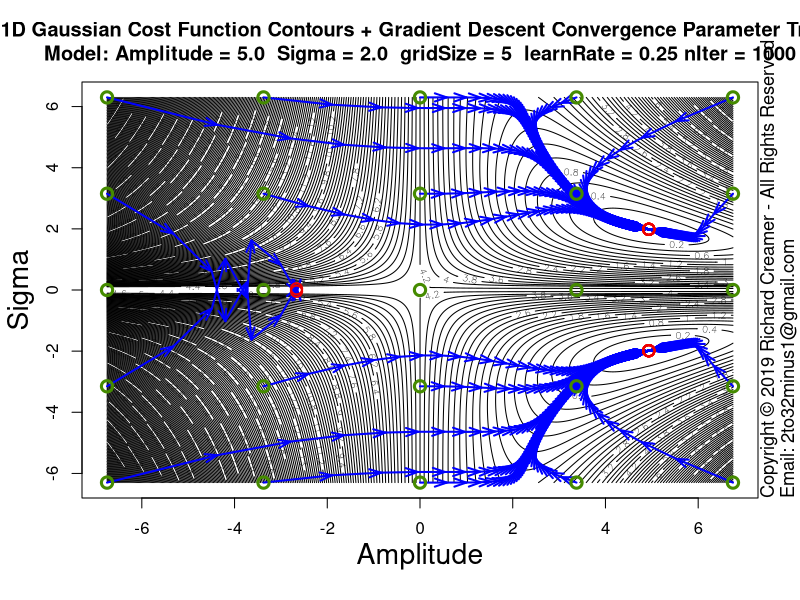

Generate this figure with R:
##############################################################
### Copyright (c) Richard Creamer 2019 - All Rights Reserved
### Inquiries: email 2to32minus1@gmail.com
##############################################################

### Globals
fontScale = 1.2    # Global font size variable
lf        = 1.2    # Enlarge font of plot labels
verbose   = FALSE  # Verbose printing
lw        = 2      # Line width
xMargin   = 1      # X-axis margin for plots
yMargin   = 1      # Y-axis margin for plots
de        = 0.01   # Small constant for estimating derivatives numerically
smlPts    = 1      # Small  data point/circle
medPts    = 1.5    # Medium data point/circle
lrgPts    = 2.0    # Large  data point/circle

### Run this function to generate this plot
runFunc = function() {
	dw = 1000
	dh = 750	
	path = "D:/Code/R/LeastSquaresPlay/PlotsAndAssocCode/Plot58/"
	svSize = 1600
	# Learn rate default (0.5) nIter default (100)	
	learnRate = 0.25
	nIter = 1000
	savePngVerbose( paste(path, "Plot58.png", sep=""), 
					plotGaussianParamStepVectorsEx, w=svSize, h=svSize, un="px", gridSize=5, learnRate=learnRate, nIter=nIter )	
}

### Plot Gaussian fit step vectors for multiple starting points
plotGaussianParamStepVectorsEx = function( nLevels=250, gridSize=3, learnRate=0.5, nIter=100 ) {
	set.seed( 3 )
	gd = makeGaussianTestData()
	trueS = gd$trueSigma
	trueA = gd$trueAmpl	
	maxA = trueA * 1.5
	minA = -maxA
	maxS = trueS * 3.5
	minS = -maxS
	ampls  = seq( minA * 0.9, maxA * 0.9, length=gridSize )
	sigmas = seq( minS * 0.9, maxS * 0.9, length=gridSize )
	gridAmpls  = seq( minA * 0.9, maxA * 0.9, length=400 )
	gridSigmas = seq( minS * 0.9, maxS * 0.9, length=400 )
	startAmpls = c()
	startSigmas = c()
	endAmpls = c()
	endSigmas = c()
	plotTitle = paste( "1D Gaussian Cost Function Contours + Gradient Descent Convergence Parameter Trails\n",
					   sprintf("Model: Amplitude = %.1f  Sigma = %.1f  gridSize = %d  learnRate = %.2f nIter = %d", 
					   		trueA, trueS, gridSize, learnRate, nIter ), sep="" )
	
	z = getGaussErrorGrid( meanGaussSsdErr, gridAmpls, gridSigmas, gd$x, gd$y )
	contour( gridAmpls, gridSigmas, t(z), nlevels=nLevels, xlab="", ylab="", main=plotTitle )
	addAxisLabels( xLabel="Amplitude", yLabel="Sigma", cexVal=1.7 )
	
	for ( s in sigmas ) {
		for ( a in ampls ) {
			startAmpls[length(startAmpls)+1] = a
			startSigmas[length(startSigmas)+1] = s
			gd$guesses = list( a=a, s=s )
			
			tuple = fitGauss1d( doPlot=FALSE, gd=gd, learnRate=learnRate, nIter=nIter )
			
			aLegs = tuple$amplLegs
			sLegs = tuple$sigmaLegs
			nLegs = length( aLegs )
			endAmpls[length(endAmpls)+1] = aLegs[nLegs]
			endSigmas[length(endSigmas)+1] = sLegs[nLegs]
			for ( j in 2:nLegs ) {
				x1 = aLegs[j-1]
				y1 = sLegs[j-1]
				x2 = aLegs[j]
				y2 = sLegs[j]
				arrows( x1, y1, x2, y2, col="blue", angle=19, lwd=lw, length=0.125 )
			}
		}
	}
	# Draw beg/end circles last (so on top)
	for ( i in 1:length( startAmpls ) ) {
		points( startAmpls[i], startSigmas[i],  col="chartreuse4", cex=1.5, lwd=lw+1 )
		points( endAmpls[i], endSigmas[i],  col="red2", cex=1.5, lwd=lw )
	}
}

### Shared use case Gaussian data set generator used by several cooperating functions
makeGaussianTestData = function( trueAmpl=5, trueSigma=2, aGuess=sqrt(trueAmpl), sGuess=sqrt(trueSigma), nPts=40 ) {
	set.seed( 3 )
	x = seq( -5*trueSigma, 5*trueSigma, length=nPts )
	y = gauss1dFunc( x, trueAmpl, trueSigma ) + rnorm( length(x), sd=0.2 )
	guesses = list( a=aGuess, s=sGuess )
	tuple = list( trueAmpl=trueAmpl, trueSigma=trueSigma, x=x, y=y, nPts=nPts, guesses=guesses )
	return( tuple )
}

### 2D plot error contours for range of Amplitude and Sigma values
### Amplitude maps to x-axis, Sigma maps to y-axis
plotGaussErrorContours = function( nLevels=30, customTitle="", drawGradVecs=FALSE, normGradVecs=TRUE, gd=NULL ) {
	set.seed( 3 )
	if ( is.null( gd ) )
		gd = makeGaussianTestData()
	a = gd$trueAmpl
	s = gd$trueSigma
	x = gd$x
	y = gd$y
	minAmpl  = a * 0.1;	maxAmpl  = a * 1.7
	minSigma = s * 0.1;	maxSigma = s * 1.7
	# Adjust ranges so plot is square
	deltaA = maxAmpl - minAmpl
	deltaS = maxSigma - minSigma
	maxDelta = if ( deltaA > deltaS ) deltaA else deltaS
	if ( deltaA > deltaS ) {
		maxSigma = minSigma + maxDelta
	} else {
		maxAmpl = minAmpl + maxDelta
	}
	nr = 200
	nc = 200
	ampls = seq( minAmpl, maxAmpl, length.out=nc )
	sigmas = seq( minSigma, maxSigma, length.out=nr )
	z = getGaussErrorGrid( meanGaussSsdErr, ampls, sigmas, x, y )
	xLim1 = minAmpl
	xLim2 = maxAmpl
	yLim1 = minSigma
	yLim2 = maxSigma
	plotTitle = ""
	if ( !drawGradVecs ) {
		plotTitle = sprintf( "1D Gaussian Cost Function Contours\nTrue Model: Amplitude = %.1f  Sigma = %.1f (noise added)", a, s )
	} else if ( normGradVecs ) {
		plotTitle = sprintf( "1D Gaussian Cost Function Contours w/Gradient (Unit) Vectors\nTrue Model: Amplitude = %.1f  Sigma = %.1f (noise added)", a, s )
	} else {
		plotTitle = sprintf( "1D Gaussian Cost Function Contours w/Gradient Vectors\nTrue Model: Amplitude = %.1f  Sigma = %.1f (noise added)", a, s )
	}
	if ( customTitle != "" )
		plotTitle = customTitle
	xform = contour( ampls, sigmas, t(z), axes=FALSE, cex.lab=lf, main=plotTitle, asp=1.0,
					 xlab="", ylab="", labcex=1.2, nlevels=nLevels, cex.main=1.3*fontScale, cex.axis=1.3 )
	xAxisMin = ceiling( gpl()$xLim[1] )
	xAxisMax = floor( gpl()$xLim[2] )
	yAxisMin = ceiling( gpl()$yLim[1] )
	yAxisMax = floor( gpl()$yLim[2] )
	axis( side=1, at=xAxisMin:xAxisMax, cex.axis=1.3 )
	axis( side=2, at=yAxisMin:yAxisMax, cex.axis=1.3 )
	addAxisLabels( xLabel="Amplitude", yLabel="Sigma" )
	box()
	xLimits = axisLimits( x )
	yLimits = axisLimits( y )
	lines( c(-1,12), c( s, s ), col="blue", lwd=lw )
	lines( c( a, a), c(-1,10), col="blue", lwd=lw )
	if ( drawGradVecs ) {
		gradPtsX1 = c()
		gradPtsY1 = c()
		gradPtsX2 = c()
		gradPtsY2 = c()
		gridSize=13
		for ( sigma in seq( from=sigmas[2], to=sigmas[length(sigmas)-1], length=gridSize ) ) {
			for ( ampl in seq( from=ampls[2], to=ampls[length(ampls)-1], length=gridSize ) ) {
				gradPtsX1[length(gradPtsX1)+1] = ampl
				gradPtsY1[length(gradPtsY1)+1] = sigma
				da = gaussDeDa( x, y, ampl, sigma )
				ds = gaussDeDs( x, y, ampl, sigma )
				mag = sqrt( da*da + ds*ds )
				if ( normGradVecs ) {
					da = da/mag/4 # hard-coded case-specific scale factor, unit vecs a bit too long for plot
					ds = ds/mag/4
				} else {
					da = da * 0.22 # hard-coded case-specific scale factor
					ds = ds * 0.22
				}
				gradPtsX2[length(gradPtsX2)+1] = ampl  - da
				gradPtsY2[length(gradPtsY2)+1] = sigma - ds
			}
		}
		points( gradPtsX1, gradPtsY1, col="blue", lwd=lw )
		arrows( gradPtsX1, gradPtsY1, gradPtsX2, gradPtsY2, col="blue", lwd=lw, cex=medPts, angle=15, length=0.125 )
	}
}

### Nonlinear least-squares gradient-descent curve fitting for Gaussian
fitGauss1d = function( learnRate = 0.5, nIter=100, nPts=40, drawPointLines=FALSE, doPlot=TRUE, numDerivs=FALSE, plotContours=FALSE, gd=NULL ) {
	set.seed( 3 )
	a = s = x = y = guesses = NULL
	if ( is.null( gd ) )
		gd = makeGaussianTestData()
	a = gd$trueAmpl
	s = gd$trueSigma
	trueAmpl = gd$trueAmpl
	trueSigma = gd$trueSigma
	x = gd$x
	y = gd$y
	nPts=gd$nPts
	guesses = gd$guesses
	aEst = guesses$a
	sEst = guesses$s
	da = 0
	ds = 0
	amplLegs = c( aEst )
	sigmaLegs = c( sEst )
	if ( nIter > 0 ) {
		# Basic implementation of Gradient Descent
		for ( i in 1:nIter ) {
			da = if ( numDerivs ) gaussDeDaNum( x, y, aEst, sEst ) else gaussDeDa( x, y, aEst, sEst )
			ds = if ( numDerivs ) gaussDeDsNum( x, y, aEst, sEst ) else gaussDeDs( x, y, aEst, sEst )
			aEst = aEst - learnRate * da
			sEst = sEst - learnRate * ds
			amplLegs[ length(amplLegs) + 1 ] = aEst
			sigmaLegs[ length(sigmaLegs) + 1 ] = sEst
			if ( verbose )
				print( sprintf( "Mean ABS fit error: %f\n", meanGaussAbsErr( x, y, aEst, sEst ) ) )
		}
	}
	finalMeanAbsFitError = meanGaussAbsErr( x, y, aEst, sEst )
	if ( doPlot) {
		plotTitle = "Gradient Descent Fit 1D Gaussian using Analytic Partial Derivatives"
		if ( numDerivs )
			plotTitle = "Gradient Descent Fit 1D Gaussian using Numerical Est. Partial Derivatives"
		plot( x, y, cex.lab=lf, xlab="", ylab="", main=plotTitle, cex=medPts, lwd=lw+1, cex.main=1.3*fontScale, cex.axis=1.3 )
		addAxisLabels()	
		predX = seq( x[1], x[length(x)], length.out=200 )
		predY = gauss1dFunc( predX, aEst, sEst )
		lines( predX, predY, col="blue", lwd=lw+1 )
		if ( drawPointLines )
			segments( x, y, x, gauss1dFunc( x, aEst, sEst ), col = "red" )
		legText = c()		
		legText[length(legText)+1] = sprintf( "Num Iterations   %d", nIter )
		legText[length(legText)+1] = sprintf( "Learn Rate:      %.3f", learnRate )
		legText[length(legText)+1] = sprintf( "True Amplitude:  %.2f", a )
		legText[length(legText)+1] = sprintf( "True Sigma:      %.2f", s )
		legText[length(legText)+1] = sprintf( "Start Amplitude: %.2f", guesses$a )
		legText[length(legText)+1] = sprintf( "Start Sigma:     %.2f", guesses$s )
		legText[length(legText)+1] = sprintf( "Final Amplitude: %.2f", aEst )
		legText[length(legText)+1] = sprintf( "Final Sigma:     %.2f", sEst )
		legText[length(legText)+1] = sprintf( "Mean ABS Error:  %.2f", meanGaussAbsErr( x, y, aEst, sEst ) )
		legLtys = seq( from=0, to=0, length=length(legText) )
		parSave = par( family="mono", font=2 )		
		legend( "topleft", inset=c(0,0), legend=legText, lty=legLtys, box.col="transparent", cex=1.3*fontScale, bg="transparent" )
		par( parSave )
	}
	if ( plotContours ) {
		plotGaussErrorContours( gd=gd )
		lines( amplLegs, sigmaLegs, col="red", lwd=lw )
	}
	return( list( x=x, y=y, a=aEst, s=sEst, meanAbsFitError=finalMeanAbsFitError, amplLegs=amplLegs, sigmaLegs=sigmaLegs, lr=learnRate ) )
}

### Compute mean SSD Gaussian cost function over a grid of Amplitude and Sigma values
### Note: returned matrix may need to be transposed for some functions such as contour()
### TODO: Try to use outer()
getGaussErrorGrid = function( errorFunc, ampls, sigmas, x, y ) {
	nr = length( sigmas )
	nc = length( ampls )
	z = matrix( nrow=nr, ncol=nc )	
	for ( row in 1:nr ) {     # loop over y-coordinates (sigma)
		sigma = sigmas[row]
		for ( col in 1:nc ) { # loop over x-coordinates (amplitude)
			ampl = ampls[col]
			z[row, col] = errorFunc( x, y, a=ampl, sigma=sigma )
		}
	}
	return( z )
}

### 1D Gaussian
gauss1dFunc = function( x, a, sigma ) {
	return( a * exp( -0.5 * (x/sigma)^2 ) )
}

### Gaussian error/cost function - abs() of line lengths (not squared)
meanGaussAbsErr = function( x, y, a, sigma ) {
	return( (1/length(x)) * sum( abs(gauss1dFunc( x, a, sigma ) - y) ) )
}

### Gaussian error/cost function - SSD
meanGaussSsdErr = function( x, y, a, sigma ) {
	return( (1/length(x)) * sum( (gauss1dFunc( x, a, sigma ) - y)^2 ) )
}

### Analytical/exact partial derivative of error/cost function wrt Amplitude
gaussDeDa = function( x, y, a, sigma ) {
	term1 = sum( gauss1dFunc(x, a, sigma) * exp( -0.5 * (x/sigma)^2) )
	term2 = sum( y * exp( -0.5 * (x/sigma)^2) )
	return( 2 * ( term1 - term2 )/length(x) )
}

### Analytical/exact partial derivative of error/cost function wrt Sigma
gaussDeDs = function( x, y, a, sigma ) {
	v = 2*a/sigma^3
	term1 = sum( gauss1dFunc(x, a, sigma) * x^2 * exp( -0.5 * (x/sigma)^2) )
	term2 = sum( x^2 * y * exp( -0.5 * (x/sigma)^2) )
	return( v * ( term1 - term2 )/length(x) )
}

### Numerical estimation of partial derivative of error/cost function wrt Amplitude
gaussDeDaNum = function( x, y, a, sigma ) {
	e1 = meanGaussSsdErr( x, y, a, sigma )
	e2 = meanGaussSsdErr( x, y, a + de, sigma )
	return( (e2 - e1)/de )
}

### Numerical estimation of partial derivative of error/cost function wrt Sigma
gaussDeDsNum = function( x, y, a, sigma ) {
	e1 = meanGaussSsdErr( x, y, a, sigma )
	e2 = meanGaussSsdErr( x, y, a, sigma + de )
	return( (e2 - e1)/de )
}

### Get Plot Limits : gpl()$xLim[1] --> left x-coord
gpl = function() {
	u = par( "usr" )
	return( list( xLim=u[1:2], yLim=u[3:4] ) )
}

### Compute plot axis limits to fit range of data
axisLimits = function( v, margin=0 ) {
	lowerLimit = floor( min(v) ) - margin
	upperLimit = ceiling( max(v) ) + margin
	c( lowerLimit, upperLimit )
}

### Convience method to add x/y axis labels
addAxisLabels = function( xLabel="x", yLabel="y", cexVal=1.3 ) {
	mtext( text=xLabel, side=1, line=2.5, cex=cexVal )
	mtext( text=yLabel, side=2, line=2.5, cex=cexVal )
}

### Save to PNG file, specify width and height
savePngVerbose = function( path, plotFunc, w=512, h=512, un="px", doCopyright=TRUE, ... ) {
	png( filename = path, type="cairo", units=un, width=w, height=h, pointsize=12, res=96 )
	plotFunc( ... )
	if ( doCopyright )
		addCopyright()
	dev.off()
}

### Add copyright notice to plot via text()
addCopyright = function() {
	mtext( "Copyright \uA9 2019 Richard Creamer - All Rights Reserved", side=4, line=0, adj=0, cex=1.1 )
	mtext( "Email: 2to32minus1@gmail.com", side=4, line=1, adj=0, cex=1.1 )
}

runFunc()
